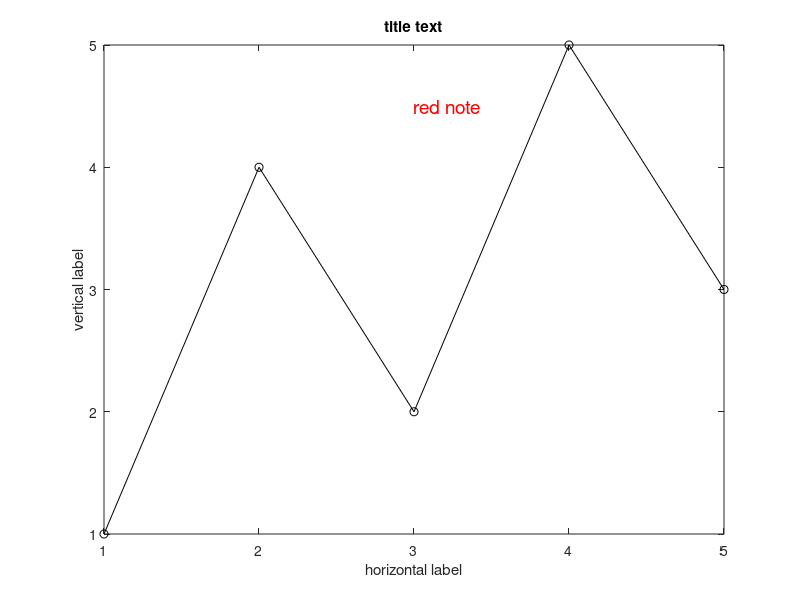

MATLAB code for this plot: (Note: this script raises an error after producing the figure.)
%=============================================================================
% Copyright (c) 2016-present Allan CORNET (Nelson)
%=============================================================================
% This file is part of Nelson.
%=============================================================================
% LICENCE_BLOCK_BEGIN
% SPDX-License-Identifier: LGPL-3.0-or-later
% LICENCE_BLOCK_END
%=============================================================================
% <--ADV-CLI MODE-->
%=============================================================================

close all;
%=============================================================================
f = figure('Visible', 'on', 'Position', [100 100 560 420], 'Color', [1 1 1]);
axes('Parent', f);
plot(1:5, [1 4 2 5 3], 'k-o');
title('title text');
xlabel('horizontal label');
ylabel('vertical label');
text(3, 4.5, 'red note', 'Color', [1 0 0], 'FontSize', 14);
drawnow();
%=============================================================================
asserts.istrue(isgraphics(f, 'figure'));
asserts.isequal(f.Type, 'figure');
asserts.isequal(char(f.Visible), 'on');
asserts.isequal(f.Color, [1 1 1]);
axesHandles = findobj(f, 'Type', 'axes');
asserts.isequal(numel(axesHandles), 1);
for k = 1:numel(axesHandles)
  asserts.isequal(axesHandles(k).Type, 'axes');
  asserts.isequal(axesHandles(k).Parent, f);
end
lineObjects = findobj(f, 'Type', 'line');
asserts.isequal(numel(lineObjects), 1);
asserts.istrue(all(isgraphics(lineObjects, 'line')));
for k = 1:numel(lineObjects)
  asserts.isequal(lineObjects(k).Type, 'line');
end
textObjects = findobj(f, 'Type', 'text');
asserts.isequal(numel(textObjects), 1);
asserts.istrue(all(isgraphics(textObjects, 'text')));
for k = 1:numel(textObjects)
  asserts.isequal(textObjects(k).Type, 'text');
end
close(f);
close all;
%=============================================================================
